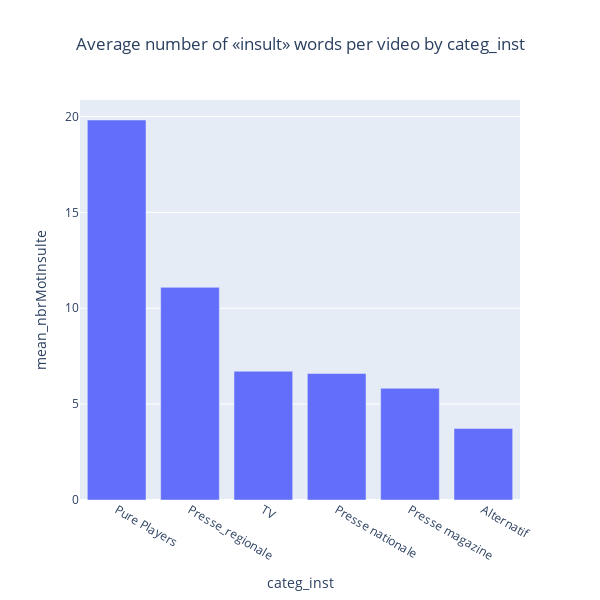

Notebook source saved alongside this figure:
### Code cell
mean_categ_inst= df1.groupby(['categ_inst']).agg('mean')['nbrMotInsulte'].nlargest(6).to_frame(name='mean').reset_index()
figfunc(x_=mean_categ_inst['categ_inst'], y_=mean_categ_inst['mean'], title_="Average number of «insult» words per video by categ_inst", x_title="categ_inst", y_title="mean_nbrMotInsulte", height_=600, width_=600)

### Figure 1 — Plotly figure (JSON) as saved in the notebook; plotly's stock layout.template omitted (floating-point values rounded to 4 significant figures)
{"data": [{"marker": {"colorscale": [[0, "rgb(103,0,31)"], [0.1, "rgb(178,24,43)"], [0.2, "rgb(214,96,77)"], [0.3, "rgb(244,165,130)"], [0.4, "rgb(253,219,199)"], [0.5, "rgb(247,247,247)"], [0.6, "rgb(209,229,240)"], [0.7, "rgb(146,197,222)"], [0.8, "rgb(67,147,195)"], [0.9, "rgb(33,102,172)"], [1, "rgb(5,48,97)"]]}, "type": "bar", "x": ["Pure Players", "Presse_regionale", "TV", "Presse nationale", "Presse magazine", "Alternatif"], "y": [19.82, 11.09, 6.717, 6.598, 5.826, 3.731]}], "layout": {"height": 600, "title": {"text": "Average number of «insult» words per video by categ_inst", "x": 0.5}, "width": 600, "xaxis": {"title": {"text": "categ_inst"}}, "yaxis": {"title": {"text": "mean_nbrMotInsulte"}}}}
